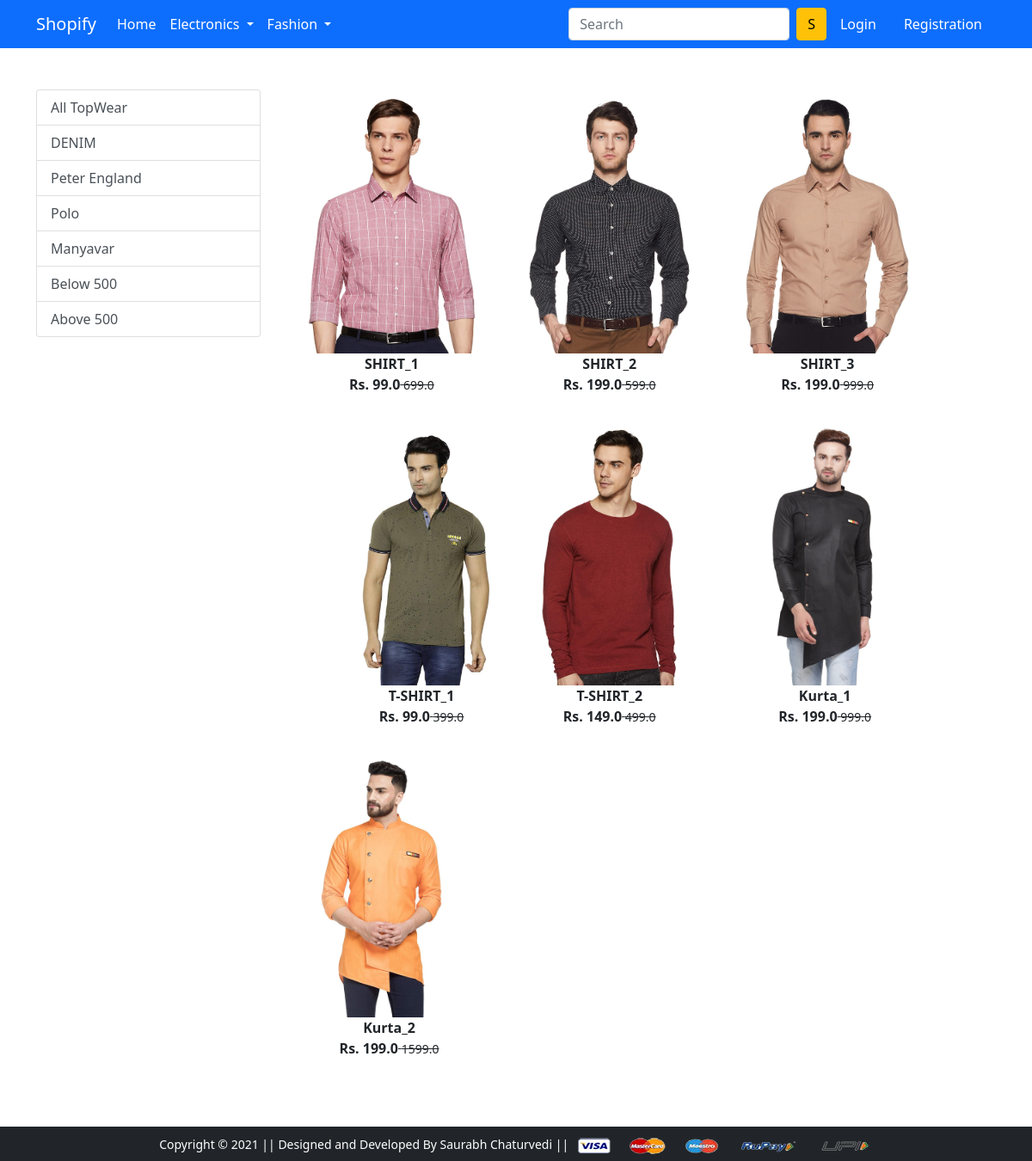
Screenshot of /topwear/ with the database file from the repository.
### app/models.py (models this page shows, shortened)
class Product(models.Model):
    title = models.CharField(max_length=100)
    selling_price = models.FloatField()
    discounted_price = models.FloatField()
    description = models.TextField()
    brand = models.CharField(max_length=100)
    category = models.CharField(choices=CATEGORY_CHOICES,max_length=2)
    product_image = models.ImageField(upload_to='productimg')

### app/views.py (the view)
# urls.py: path('topwear/', views.topwear, name='topwear'),
def topwear(request, data=None):
    totalitem=0
    if request.user.is_authenticated:
      totalitem = len(Cart.objects.filter(user=request.user))
    if data == None:
        topwears = Product.objects.filter(category='TW')
    elif data == 'DENIM' or data == 'PeterEngland' or data == 'Polo' or data == 'Manyavar':
        topwears = Product.objects.filter(category='TW').filter(brand=data)
    elif data == 'below':
        topwears = Product.objects.filter(category='TW').filter(discounted_price__lt=500)
    elif data == 'above':
        topwears = Product.objects.filter(category='TW').filter(discounted_price__gt=500)
    return render(request, 'app/topwear.html', {'topwears':topwears, 'totalitem':totalitem})

### app/templates/app/topwear.html (shortened to what this page needs)
{% extends 'app/base.html' %}
{% load static %}
{% block main-content %}
<div class="container my-5">
 <div class="row">
  <div class="col-sm-3">
   <div class="list-group">
     <a href="{% url 'topwear' %}" class="list-group-item list-group-item-action" aria-current="true">All TopWear</a>
     <a href="{% url 'topweardata' 'DENIM' %}" class="list-group-item list-group-item-action" aria-current="true">DENIM</a>
     <a href="{% url 'topweardata' 'PeterEngland' %}" class="list-group-item list-group-item-action" aria-current="true">Peter England</a>
     <a href="{% url 'topweardata' 'Polo' %}" class="list-group-item list-group-item-action" aria-current="true">Polo</a>
     <a href="{% url 'topweardata' 'Manyavar' %}" class="list-group-item list-group-item-action" aria-current="true">Manyavar</a>
     <a href="{% url 'topweardata' 'below' %}" class="list-group-item list-group-item-action" aria-current="true">Below 500</a>
      <a href="{% url 'topweardata' 'above' %}" class="list-group-item list-group-item-action" aria-current="true">Above 500</a>
   </div>
  </div>
  <div class="col-sm-8">
   <div class="row">
     {% for product in topwears %}
      <div class="col-sm-4 text-center mb-4">
       <a href="{% url 'product-detail' product.id %}" class="btn">
        <div class="item">
         <img src="{{product.product_image.url}}" alt="" height="300" class="">
         <div class="fw-bold">{{product.title}}</div>
         <div class="fw-bold">Rs. {{product.discounted_price}}<small class="fw-light text-decoration-line-through"> {{product.selling_price}}</small></div>
        </div>
       </a>
      </div>
     {% endfor %}
    </div>
   </div>
  </div>
 </div>
{% endblock main-content %}

### rows the page displays
Product: product_image (picture), title "SHIRT_1", discounted_price "99.0", selling_price "699.0"
Product: product_image (picture), title "SHIRT_2", discounted_price "199.0", selling_price "599.0"
Product: product_image (picture), title "SHIRT_3", discounted_price "199.0", selling_price "999.0"
Product: product_image (picture), title "T-SHIRT_1", discounted_price "99.0", selling_price "399.0"
Product: product_image (picture), title "T-SHIRT_2", discounted_price "149.0", selling_price "499.0"
Product: product_image (picture), title "Kurta_1", discounted_price "199.0", selling_price "999.0"
Product: product_image (picture), title "Kurta_2", discounted_price "199.0", selling_price "1599.0"
